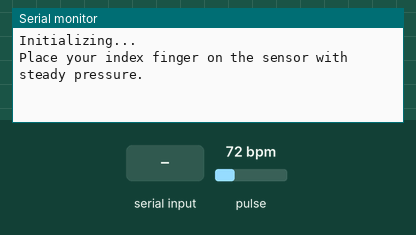
The sketch below on a simulated Arduino Uno, built with avr-gcc and run on an emulated ATmega328P. Parts: the last lines printed to the serial monitor. The test bench sets the inputs (shaded band); at power-on: pulse 72 bpm.

Above: at 1.2 s.
1.3 s: "1" received over the second serial link
At 2.2 s:
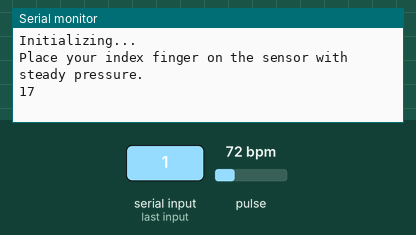
2.8 s: "0" received over the second serial link
At 3.4 s:
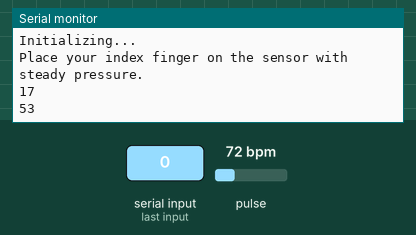

The sketch:

arduino_heartbeat_ble.ino
```cpp
/*
  Hardware Connections (Breakoutboard to Arduino):
  -5V = 5V (3.3V is allowed)
  -GND = GND
  -SDA = A4 (or SDA)
  -SCL = A5 (or SCL)
  -INT = Not connected
*/

#include <Wire.h>
#include "MAX30105.h"

#include "heartRate.h"
#include <SoftwareSerial.h>

MAX30105 particleSensor;
SoftwareSerial HC06(2, 3);

const byte RATE_SIZE = 4;
byte rates[RATE_SIZE];
byte rateSpot = 0;
long lastBeat = 0;

float beatsPerMinute;
int beatAvg;

void setup()
{
  Serial.begin(9600);
  Serial.println("Initializing...");

  HC06.begin(9600);

  // Initialize sensor
  if (!particleSensor.begin(Wire, I2C_SPEED_FAST))
  {
    Serial.println("MAX30105 was not found. Please check wiring/power. ");
    while (1);
  }
  Serial.println("Place your index finger on the sensor with steady pressure.");

  particleSensor.setup(); //Configure sensor with default settings
  particleSensor.setPulseAmplitudeRed(0x0A); //Turn Red LED to low to indicate sensor is running
  particleSensor.setPulseAmplitudeGreen(0); //Turn off Green LED
}

void loop()
{
  long irValue = particleSensor.getIR();

  if (checkForBeat(irValue) == true)
  {
    //We sensed a beat!
    long delta = millis() - lastBeat;
    lastBeat = millis();

    beatsPerMinute = 60 / (delta / 1000.0);

    if (beatsPerMinute < 255 && beatsPerMinute > 20)
    {
      rates[rateSpot++] = (byte)beatsPerMinute; //Store this reading in the array
      rateSpot %= RATE_SIZE; //Wrap variable

      //Take average of readings
      beatAvg = 0;
      for (byte x = 0 ; x < RATE_SIZE ; x++)
        beatAvg += rates[x];
      beatAvg /= RATE_SIZE;
    }
  }

  if (HC06.available() > 0){
    char receive = HC06.read();
    String str = String(beatAvg);

    HC06.print(str);
    Serial.println(str);
  }

  // Serial.print("IR=");
  // Serial.print(irValue);
  // Serial.print(", BPM=");
  // Serial.print(beatsPerMinute);
  // Serial.print(", Avg BPM=");
  // Serial.print(beatAvg);

  if (irValue < 50000)
    Serial.println(" No finger?");
}
```

Measured:
- after the input at 1.3 s, the serial monitor: prints a new line at once (image 1)
- after the input at 2.8 s, the serial monitor: prints a new line at once (image 2)
